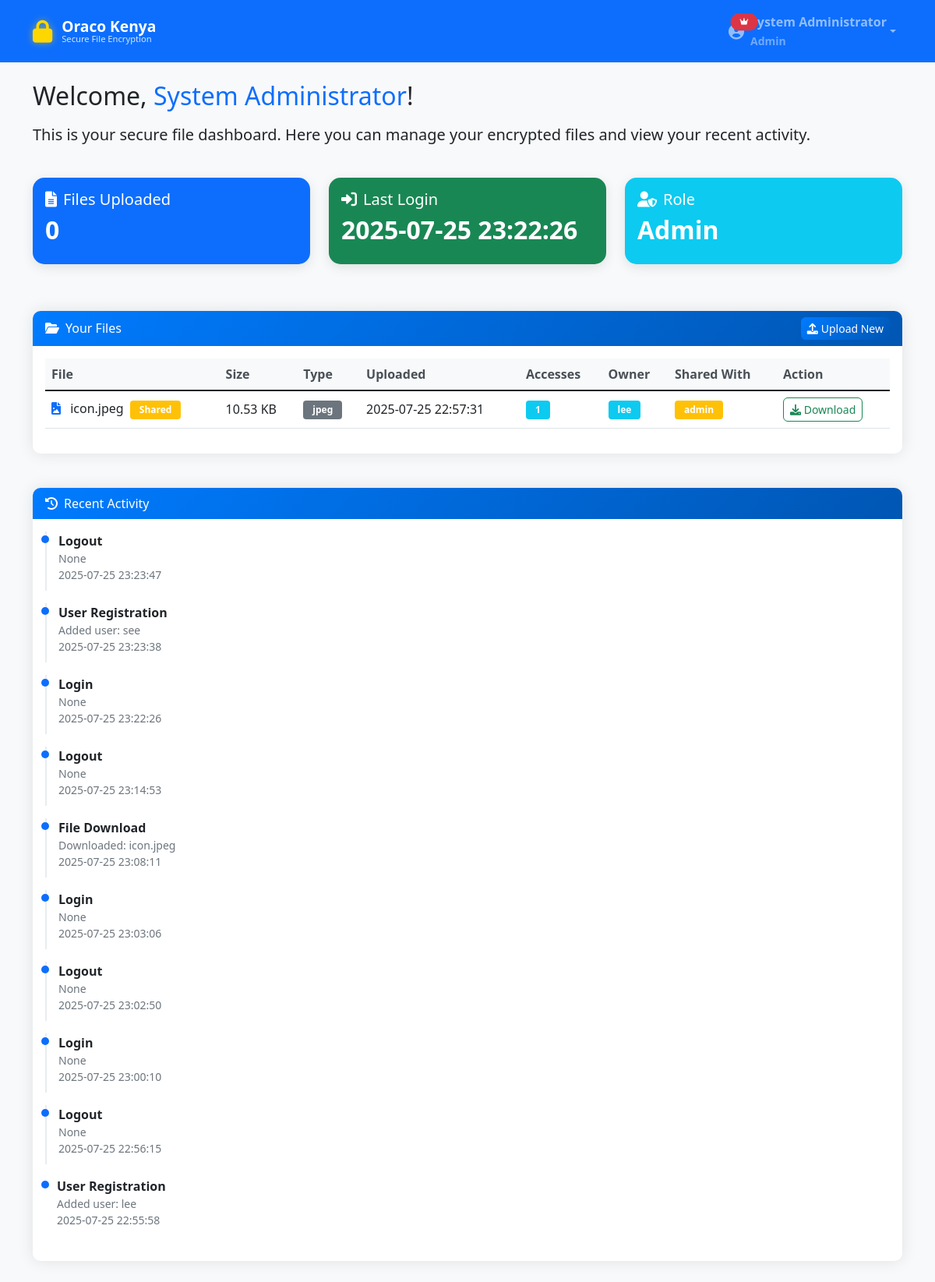
The app's page /dashboard (signed in) with its own data.
### tables this page shows
CREATE TABLE users (
        id INTEGER PRIMARY KEY AUTOINCREMENT,
        username TEXT UNIQUE NOT NULL,
        email TEXT UNIQUE NOT NULL,
        password_hash TEXT NOT NULL,
        full_name TEXT NOT NULL,
        department TEXT NOT NULL,
        role TEXT DEFAULT 'user',
        is_active INTEGER DEFAULT 1,
        created_at TIMESTAMP DEFAULT CURRENT_TIMESTAMP,
        last_login TIMESTAMP,
        reset_code TEXT, reset_code_expires TIMESTAMP, reset_code_attempts INTEGER DEFAULT 0);

CREATE TABLE files (
        id INTEGER PRIMARY KEY AUTOINCREMENT,
        original_filename TEXT NOT NULL,
        encrypted_filename TEXT NOT NULL,
        file_size INTEGER NOT NULL,
        owner_id INTEGER NOT NULL,
        shared_with TEXT,
        encryption_key_hash TEXT NOT NULL,
        uploaded_at TIMESTAMP DEFAULT CURRENT_TIMESTAMP,
        last_accessed TIMESTAMP,
        access_count INTEGER DEFAULT 0,
        file_type TEXT,
        FOREIGN KEY (owner_id) REFERENCES users (id)
    );

CREATE TABLE activity_logs (
        id INTEGER PRIMARY KEY AUTOINCREMENT,
        user_id INTEGER NOT NULL,
        action TEXT NOT NULL,
        details TEXT,
        ip_address TEXT,
        user_agent TEXT,
        timestamp TIMESTAMP DEFAULT CURRENT_TIMESTAMP,
        FOREIGN KEY (user_id) REFERENCES users (id)
    );

### app.py (the view)
    def decorated_function(*args, **kwargs):
        if 'user_id' not in session:
            return redirect(url_for('login'))
        return f(*args, **kwargs)

### app.py (called while the page is built)
def get_file_icon(filename):
    ext = filename.rsplit('.', 1)[1].lower() if '.' in filename else ''
    icons = {
        'pdf': 'fa-file-pdf',
        'doc': 'fa-file-word',
        'docx': 'fa-file-word',
        'xls': 'fa-file-excel',
        'xlsx': 'fa-file-excel',
        'txt': 'fa-file-alt',
        'png': 'fa-file-image',
        'jpg': 'fa-file-image',
        'jpeg': 'fa-file-image',
        'gif': 'fa-file-image',
        'zip': 'fa-file-archive',
        'mp4': 'fa-file-video',
        'mp3': 'fa-file-audio'
    }
    return icons.get(ext, 'fa-file')

def require_login(f):
    def decorated_function(*args, **kwargs):
        if 'user_id' not in session:
            return redirect(url_for('login'))
        return f(*args, **kwargs)
    decorated_function.__name__ = f.__name__
    return decorated_function

### templates/dashboard.html (shortened to what this page needs)
{% extends "base.html" %}
{% block content %}
<div class="row mb-4">
    <div class="col-12">
        <h2 class="mb-3">Welcome, <span class="text-primary">{{ session.full_name }}</span>!</h2>
        <p class="lead">This is your secure file dashboard. Here you can manage your encrypted files and view your recent activity.</p>
    </div>
</div>
<div class="row mb-4">
    <div class="col-md-4 mb-3">
        <div class="card bg-primary text-white">
            <div class="card-body">
                <h5 class="card-title"><i class="fas fa-file-alt me-2"></i>Files Uploaded</h5>
                <h2 class="fw-bold">{{ total_files }}</h2>
            </div>
        </div>
    </div>
    <div class="col-md-4 mb-3">
        <div class="card bg-success text-white">
            <div class="card-body">
                <h5 class="card-title"><i class="fas fa-sign-in-alt me-2"></i>Last Login</h5>
                <h2 class="fw-bold">{{ last_login }}</h2>
            </div>
        </div>
    </div>
    <div class="col-md-4 mb-3">
        <div class="card bg-info text-white">
            <div class="card-body">
                <h5 class="card-title"><i class="fas fa-user-shield me-2"></i>Role</h5>
                <h2 class="fw-bold text-capitalize">{{ session.role }}</h2>
            </div>
        </div>
    </div>
</div>
<div class="row">
    <div class="col-12 mb-4">
        <div class="card">
            <div class="card-header d-flex justify-content-between align-items-center">
                <span><i class="fas fa-folder-open me-2"></i>Your Files</span>
                <a href="{{ url_for('upload_file') }}" class="btn btn-primary btn-sm"><i class="fas fa-upload me-1"></i>Upload New</a>
            </div>
            <div class="card-body table-responsive">
                {% if files %}
                <table class="table align-middle table-hover">
                    <thead>
                        <tr>
                            <th>File</th>
                            <th>Size</th>
                            <th>Type</th>
                            <th>Uploaded</th>
                            <th>Accesses</th>
                            <th>Owner</th>
                            <th>Shared With</th>
                            <th>Action</th>
                        </tr>
                    </thead>
                    <tbody>
                        {% for file in files %}
                        <tr>
                            <td>
                                <i class="fas {{ get_file_icon(file[1]) }} me-2 text-primary"></i>
                                {{ file[1] }}
                                {% if not file[9] %}
                                <span class="badge bg-warning ms-1">Shared</span>
                                {% endif %}
                            </td>
                            <td>{{ (file[2] / 1024)|round(2) }} KB</td>
                            <td>
                                <span class="badge bg-secondary">{{ file[6] if file[6] else 'Unknown' }}</span>
                            </td>
                            <td>{{ file[3] }}</td>
                            <td><span class="badge bg-info">{{ file[4] }}</span></td>
                            <td>
                                {% if file[9] %}
                                    <span class="badge bg-success">You</span>
                                {% else %}
                                    <span class="badge bg-info">{{ file[5] }}</span>
                                {% endif %}
                            </td>
                            <td>
                                {% if file[10] %}
                                    {% for username in file[10] %}
                                        <span class="badge bg-warning me-1">{{ username }}</span>
                                    {% endfor %}
                                {% else %}
                                    <span class="text-muted">None</span>
                                {% endif %}
                            </td>
                            <td>
                                <a href="#" class="btn btn-outline-success btn-sm" onclick="showDownloadModal({{ file[0] }}, '{{ file[1] }}')">
                                    <i class="fas fa-download"></i> Download
                                </a>
                            </td>
                        </tr>
                        {% endfor %}
                    </tbody>
                </table>
                {% else %}
                <div class="text-center text-muted py-4">
                    <i class="fas fa-folder-open fa-2x mb-2"></i><br>
                    No files uploaded or shared with you yet.
                </div>
                {% endif %}
            </div>
        </div>
    </div>
    <div class="col-12 mb-4">
        <div class="card">
            <div class="card-header">
                <i class="fas fa-history me-2"></i>Recent Activity
            </div>
            <div class="card-body">
                {% if activities %}
                <div class="timeline">
                    {% for activity in activities %}
                    <div class="timeline-item mb-3">
                        <span class="timeline-marker bg-primary"></span>
                        <div class="timeline-content">
                            <div class="fw-bold">{{ activity[0] }}</div>
                            <div class="small text-muted">{{ activity[1] }}</div>
                            <div class="small text-secondary">{{ activity[2] }}</div>
                        </div>
                    </div>
                    {% endfor %}
                </div>
                {% else %}
                <div class="text-center text-muted py-3">
                    <i class="fas fa-clock fa-2x mb-2"></i><br>
                    No recent activity.
                </div>
                {% endif %}
            </div>
        </div>
    </div>
</div>
{% endblock %}

### templates/base.html (shortened to what this page needs)
<!DOCTYPE html>
<html lang="en">
<head>
    <link href="https://cdn.jsdelivr.net/npm/bootstrap@5.1.3/dist/css/bootstrap.min.css" rel="stylesheet" />
    <link href="https://cdnjs.cloudflare.com/ajax/libs/font-awesome/6.0.0/css/all.min.css" rel="stylesheet">
    <link href="{{ url_for('static', filename='css/style.css') }}" rel="stylesheet">
    <link href="{{ url_for('static', filename='css/logo.css') }}" rel="stylesheet">
</head>
<body>
    <nav class="navbar navbar-expand-lg navbar-dark bg-primary">
        <div class="container">
            <a class="navbar-brand oraco-logo" href="{{ url_for('index') }}">
                <div class="logo-icon">
                    <i class="fas fa-lock"></i>
                </div>
                <div class="logo-text">
                    <div class="logo-main">Oraco Kenya</div>
                    <div class="logo-subtitle">Secure File Encryption</div>
                </div>
            </a>
            {% if session.user_id %}
            <div class="navbar-nav ms-auto">
                <div class="nav-item dropdown admin-dropdown">
                    <a class="nav-link dropdown-toggle d-flex align-items-center" href="#" id="navbarDropdown" role="button" data-bs-toggle="dropdown" aria-expanded="false">
                        <div class="me-2 position-relative">
                            <i class="fas fa-user-circle fa-lg"></i>
                            {% if session.role == 'admin' %}
                            <span class="position-absolute top-0 start-100 translate-middle badge rounded-pill bg-danger" style="font-size: 0.6rem;">
                                <i class="fas fa-crown"></i>
                            </span>
                            {% endif %}
                        </div>
                        <div class="d-none d-md-block text-start">
                            <div class="fw-bold">{{ session.full_name }}</div>
                            <small class="opacity-75">{{ session.role|title }}</small>
                        </div>
                    </a>
                </div>
            </div>
            {% endif %}
        </div>
    </nav>
    <main class="container mt-4">
        {% block content %}{% endblock %}
    </main>
</body>
</html>

### static/css/style.css (style rules this page uses)
body { background-color: #f8f9fa; font-family: 'Segoe UI', Tahoma, Geneva, Verdana, sans-serif; }
.navbar-brand { font-weight: bold; font-size: 1.2rem; }
.card { border: none; border-radius: 10px; box-shadow: 0 0 20px rgba(0, 0, 0, 0.1); margin-bottom: 20px; }
.card-header { background: linear-gradient(135deg, #007bff, #0056b3); color: white; border-radius: 10px 10px 0 0 !important; border: none; }
.btn { border-radius: 6px; font-weight: 500; }
.btn-primary { background: linear-gradient(135deg, #007bff, #0056b3); border: none; }
.timeline { position: relative; padding-left: 30px; }
.timeline-item { position: relative; }
.timeline-marker { position: absolute; left: -35px; top: 5px; width: 10px; height: 10px; border-radius: 50%; }
.timeline-content { padding-bottom: 10px; border-left: 2px solid #e9ecef; padding-left: 15px; margin-left: -30px; }
.timeline-item:last-child .timeline-content { border-left: none; }
.table th { border-top: none; font-weight: 600; color: #495057; background-color: #f8f9fa; }
.badge { font-size: 0.75rem; padding: 0.375rem 0.75rem; }
.card.bg-primary, .card.bg-success, .card.bg-info { border-radius: 15px; box-shadow: 0 4px 15px rgba(0, 0, 0, 0.1); }

### static/css/logo.css (style rules this page uses)
.oraco-logo { display: flex; align-items: center; font-weight: bold; font-size: 1.3rem; text-decoration: none; color: white; transition: all 0.3s ease; }
.logo-icon { position: relative; margin-right: 12px; font-size: 1.8rem; color: #ffd700; text-shadow: 0 0 10px rgba(255, 215, 0, 0.5); animation: logoGlow 2s ease-in-out infinite alternate; }
.logo-text { display: flex; flex-direction: column; line-height: 1.1; }
.logo-main { font-size: 1.2rem; font-weight: 700; color: #ffffff; }
.logo-subtitle { font-size: 0.7rem; font-weight: 400; color: #e3f2fd; opacity: 0.9; }

### templates/base.html (style rules this page uses)
.navbar-nav .nav-link { font-weight: 600; transition: all 0.3s ease; border-radius: 8px; padding: 0.5rem 1rem; }

### records on screen
users: full_name "System Administrator", username "admin"
files: original_filename "icon.jpeg", (file[2]/1024)|round(2) "10.53", file_type "jpeg", uploaded_at "2025-07-25 22:57:31", access_count "1", username "lee"
activity_logs: action "Logout", activity "None", timestamp "2025-07-25 23:23:47"
activity_logs: action "User Registration", details "Added user: see", timestamp "2025-07-25 23:23:38"
activity_logs: action "Login", activity "None", timestamp "2025-07-25 23:22:26"
activity_logs: action "Logout", activity "None", timestamp "2025-07-25 23:14:53"
activity_logs: action "File Download", details "Downloaded: icon.jpeg", timestamp "2025-07-25 23:08:11"
activity_logs: action "Login", activity "None", timestamp "2025-07-25 23:03:06"
activity_logs: action "Logout", activity "None", timestamp "2025-07-25 23:02:50"
activity_logs: action "Login", activity "None", timestamp "2025-07-25 23:00:10"
activity_logs: action "Logout", activity "None", timestamp "2025-07-25 22:56:15"
activity_logs: action "User Registration", details "Added user: lee", timestamp "2025-07-25 22:55:58"

### other values on screen
{{ session.role|title }} "Admin"
{{ total_files }} "0"
{{ last_login }} "2025-07-25 23:22:26"
{{ session.role }} "Admin"
